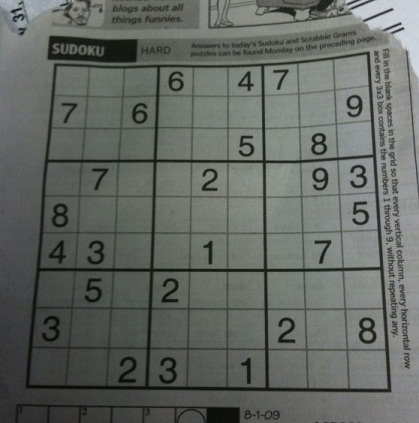
#> input picture images/sudoku1.jpg, 419 x 423 px
$ python line_detector.py
#> lines starting #> are read from the running program, lines starting #| are printed output that depends on the picture; after the words box and inside, x2 and y2 are one past the last pixel; in counts of white or black regions, pixels touching at a corner belong together
import numpy as np
import cv2

filename = "images/sudoku1.jpg"
image = cv2.imread(filename, cv2.IMREAD_ANYCOLOR)
#> image is the input picture: shape (423, 419, 3); mean B, G, R 98.9, 103.6, 99.4

#image = cv2.resize(image, None, fx=0.4, fy=0.4, interpolation=cv2.INTER_LANCZOS4)
gray = cv2.cvtColor(image, cv2.COLOR_BGR2GRAY)
gray = cv2.GaussianBlur(gray, (5, 5), 0)

canny1 = cv2.Canny(gray, 50, 150)
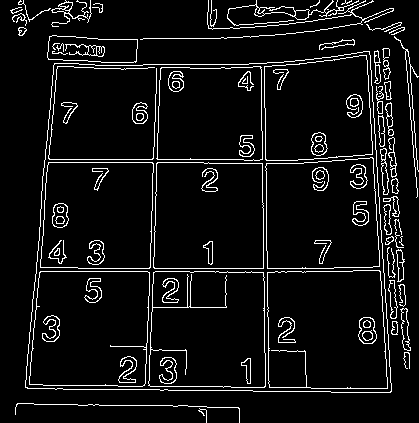
#> canny1: shape (423, 419); 7.2% white in thin lines or dots
#cv2.imshow("gray", gray)
cv2.imshow("canny1", canny1)
rho = 1  # distance resolution in pixels of the Hough grid
theta = np.pi / 180  # angular resolution in radians of the Hough grid
threshold = 15  # minimum number of votes (intersections in Hough grid cell)
min_line_length = 100  # minimum number of pixels making up a line
max_line_gap = 10  # maximum gap in pixels between connectable line segments
lines = cv2.HoughLinesP(
    canny1, rho, theta, threshold,
    minLineLength=min_line_length,
    maxLineGap=max_line_gap)
#> lines = 32 rows, first 6: [45, 159, 266, 159], [383, 48, 405, 367], [400, 228, 409, 363], [150, 354, 160, 64], [78, 268, 333, 268], [44, 162, 208, 162]

for line in lines:
    for x1,y1,x2,y2 in line:
        cv2.line(image, (x1, y1), (x2, y2), (0, 255, 0), 2)
#> this loop made 32 passes
#> line on passes 1 to 12: [[45, 159, 266, 159]], [[383, 48, 405, 367]], [[400, 228, 409, 363]], [[150, 354, 160, 64]], [[78, 268, 333, 268]], [[44, 162, 208, 162]], [[371, 81, 388, 337]], [[277, 391, 390, 392]], [[48, 164, 59, 36]], [[374, 185, 387, 384]], [[25, 386, 34, 282]], [[36, 271, 227, 271]]
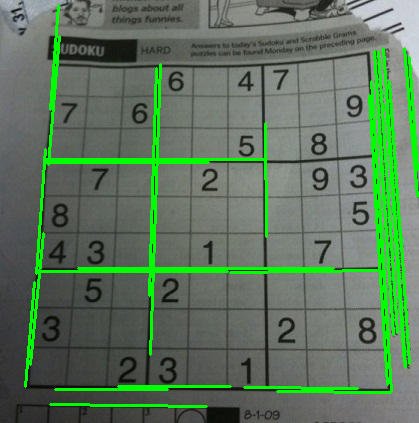
#> image: shape (423, 419, 3); 8.36% of pixels changed, all inside (x1, y1, x2, y2) = (24, 4, 419, 408)

cv2.imshow("lines", image)

cv2.waitKey()
